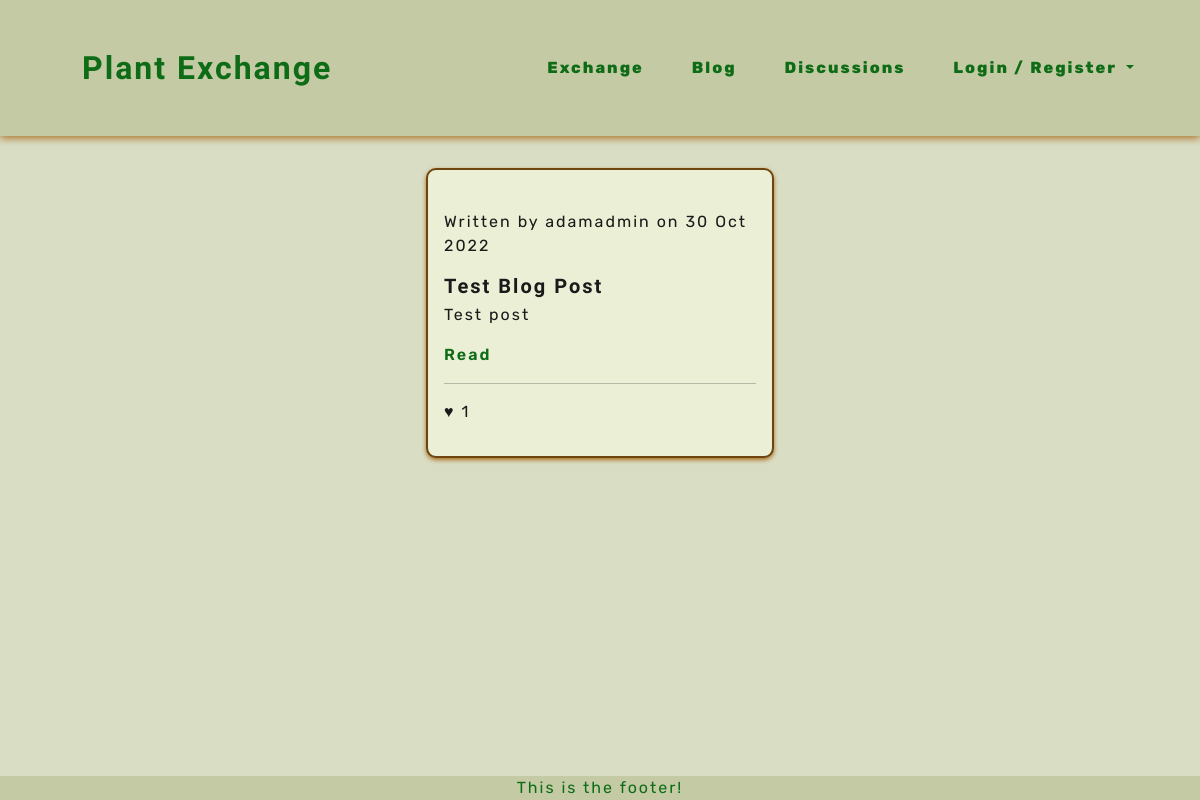
The page /plantblog/ on the database as committed earlier.
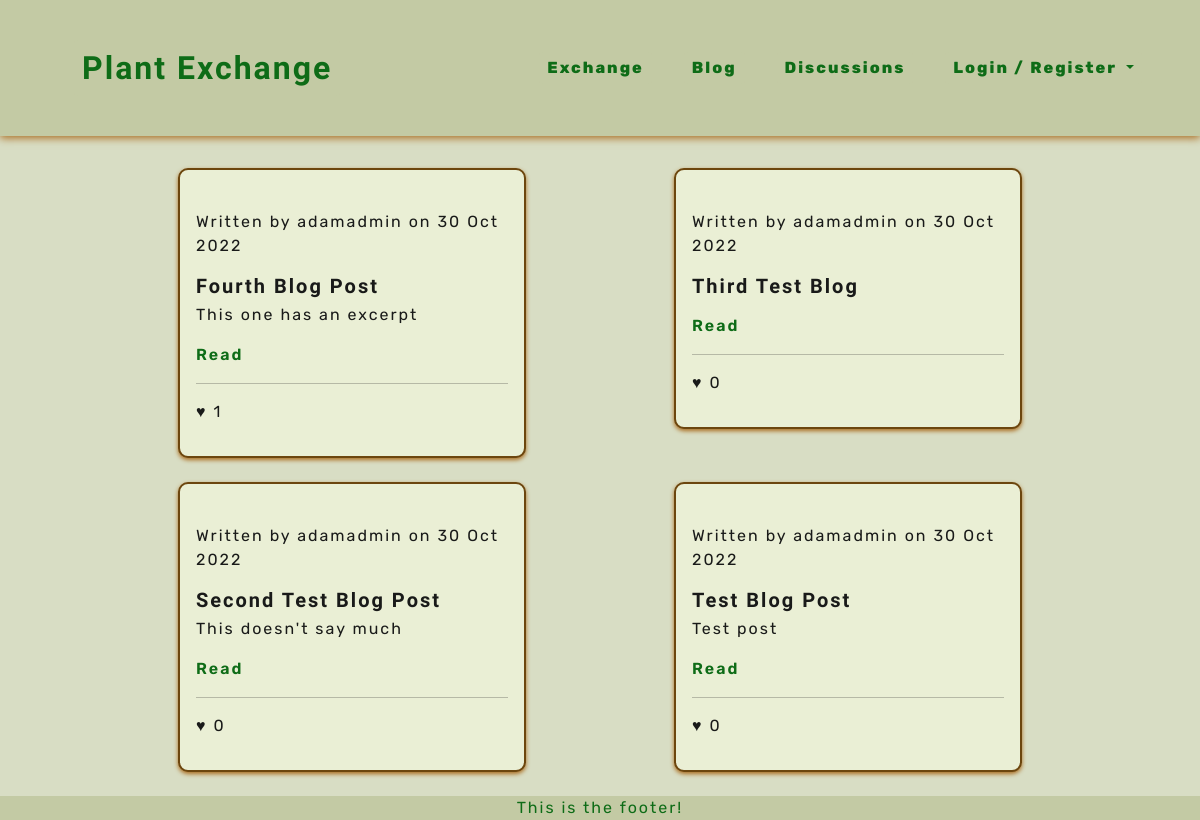
The same page on the database as committed later.
### plantblog/models.py (models this page shows, shortened)
class BlogPost(models.Model):
    title = models.CharField(max_length=200, unique=True)
    author = models.ForeignKey(User, on_delete=models.CASCADE, related_name="blog_posts")
    content = models.TextField()
    image = CloudinaryField('image', default='placeholder')
    excerpt = models.TextField(blank=True)
    created_on = models.DateTimeField(auto_now_add=True)
    updated_on = models.DateTimeField(auto_now=True)
    status = models.IntegerField(choices=STATUS, default=0)
    likes = models.ManyToManyField(User, related_name='blog_likes', blank=True)
    class Meta:
        ordering = ['-created_on']
        get_latest_by = ['created_on']
    def number_of_likes(self):
        return self.likes.count()

### plantblog/views.py (the view)
# urls.py: path('', views.PostList.as_view(), name='blog'),
class PostList(generic.ListView):
    model = BlogPost
    queryset = BlogPost.objects.filter(status=1).order_by('-created_on')
    template_name = 'plantblog/post_list.html'
    paginate_by = 5

### profiles/contexts.py (called while the page is built)
def inbox_messages(request):
    messages = Message.objects.filter(receiver=request.user.id).filter(read=False).count()
    context = {
        'inbox_messages': messages,
    }
    return context

### plantblog/templates/plantblog/post_list.html (shortened to what this page needs)
{% extends 'base.html' %}
{% load static %}
{% block content %}
<section class="container-fluid">
    <div class="col">
        <div class="row">
            <div class="col-12 mt-3 left">
                <div class="row d-flex justify-content-evenly">
                    {% for blogpost in blogpost_list %}
                    <div class="col-md-4">
                        <div class="plant-card mb-4">
                            <div>
                                <div class="image-container">
                                        <div class="image-flash">
                                            <p class="author">Written by {{ blogpost.author }} on {{ blogpost.created_on|date:'d M Y' }}</p>
                                        </div>
                                </div>
                            </div>
                            <div>
                                <h2 class="headings headings-sm">{{ blogpost.title }}</h2>
                                <p>{{ blogpost.excerpt }}</p>
                                <a class="plnt-links" href="{% url 'plantblog:post' post_id=blogpost.id %}" class="blogpost-link">Read</a>
                                <hr>
                                <p>&hearts; {{ blogpost.number_of_likes }}</p>
                            </div>
                        </div>
                    </div>
                        {% if forloop.counter|divisibleby:2 %}
                </div>
                <div class="row d-flex justify-content-evenly">
                    {% endif %}
                    {% endfor %}
                </div>
            </div>
        </div>
</section>
{% endblock content %}

### templates/base.html (shortened to what this page needs)
{% load static %}
<!DOCTYPE html>
<html lang="en">
<head>
    <link rel="stylesheet" href="https://cdn.jsdelivr.net/npm/bootstrap@5.2.2/dist/css/bootstrap.min.css">
    <link rel="stylesheet" href="{% static 'css/style.css' %}">
</head>
<body class="d-flex flex-column h-100">
    {% include 'includes/header.html' %}
    <main class="container-md">
    {% block content %}
    {% endblock %}
    </main>
    {% include 'includes/footer.html' %}
</body>
</html>

### templates/includes/header.html (shortened to what this page needs)
<header>
  <nav id="navbar" class="navbar navbar-expand-lg">
    <div class="container-sm d-flex justify-content-between">
      <a class="navbar-links headings headings-big" href="{% url 'plants:home' %}">Plant Exchange</a>
      <div class="collapse navbar-collapse" id="navbarSupportedContent">
        <ul class="navbar-nav ms-auto mb-2 mb-lg-0">
          {% if user.is_authenticated %}
          <li class="nav-item">
            <a class="nav-link navbar-links" href="{% url 'plants:exchange' %}">Exchange</a>
          </li>
          <li class="nav-item">
            <a class="nav-link navbar-links" href="{% url 'plantblog:blog' %}">Blog</a>
          </li>
          <li class="nav-item">
            <a class="nav-link navbar-links" href="{% url 'forums:forum_list' %}">Discussions</a>
          </li>
          <li class="nav-item">
            <a class="nav-link navbar-links" href="{% url 'profiles:mailbox' %}">Mailbox{% if inbox_messages > 0 %}<span class="new-msg little">{{ inbox_messages }}</span>{% endif %}</a>
          </li>
          <li class="nav-item dropdown">
            <a class="nav-link navbar-links dropdown-toggle" href="#" role="button" data-bs-toggle="dropdown"
              aria-expanded="false">
              Profile / Logout
            </a>
            <ul class="dropdown-menu drop-menu">
              <li><a class="dropdown-item navbar-links navbar-drop-link"
                  href="{% url 'profiles:profile' user_id=request.user.id %}">My Profile</a></li>
              <li><a class="dropdown-item navbar-links navbar-drop-link" href="{% url 'account_logout' %}">Logout</a>
              </li>
            </ul>
          </li>
          {% else %}
          <li class="nav-item">
            <a class="nav-link navbar-links" href="{% url 'plants:exchange' %}">Exchange</a>
          </li>
          <li class="nav-item">
            <a class="nav-link navbar-links" href="{% url 'plantblog:blog' %}">Blog</a>
          </li>
          <li class="nav-item">
            <a class="nav-link navbar-links" href="{% url 'forums:forum_list' %}">Discussions</a>
          </li>
          <li class="nav-item dropdown">
            <a class="nav-link navbar-links dropdown-toggle" href="#" role="button" data-bs-toggle="dropdown"
              aria-expanded="false">
              Login / Register
            </a>
          </li>
          {% endif %}
        </ul>
      </div>
    </div>
  </nav>
</header>

### templates/includes/footer.html
<footer class="footer mt-auto">
    <div class="container-md">
        <div class="text-center">
            This is the footer!
        </div>
    </div>
</footer>

### static/css/style.css (style rules this page uses)
:root { --site-black: #191a19; --site-white: #d8ddc4; --site-whiter: #eaefd5; --site-beige: #c3caa4; --site-dark-brown: #6c460e; --site-med-brown: #996314; --site-light-brown: #aa6c1f; --site-dark-green: #0e6c17; --site-med-green: #469c36; --site-light-green: #5dc64d; }
html { height: 100%; }
body { font-family: "Rubik", sans-serif; color: var(--site-black); font-size: 1rem; letter-spacing: 2px; background-color: var(--site-white); }
.headings { font-family: 'Zen Antique Soft', serif; font-weight: 800; margin: 0.25em 0; }
.headings-big { font-size: 2em; }
.headings-sm { font-size: 1.25em; }
ul { padding: 0; }
li { list-style: none; }
a { text-decoration: none; }
.navbar-links { cursor: pointer; display: inline-block; padding: 0.25rem 0.5rem; color: var(--site-dark-green); background-color: var(--site-beige); font-weight: 800; margin: 1em; border-radius: 4px; transition: color .4s linear, box-shadow .8s linear; }
.plnt-links { cursor: pointer; font-weight: 600; color: var(--site-dark-green); border: none; }
#navbar { margin-bottom: 1em; background-color: var(--site-beige); color: var(--site-dark-green); box-shadow: 0 2px 8px 0 var(--site-light-brown); }
.plant-card { padding: 1em; margin-bottom: 1em; border: 2px solid var(--site-dark-brown); border-radius: 10px; background-color: var(--site-whiter); box-shadow: 0 2px 4px 0 var(--site-light-brown); overflow-wrap: break-word; }
footer { background-color: var(--site-beige); color: var(--site-dark-green); }

Rows that differ between the two databases and show on the page:
added BlogPost: author "adamadmin", created_on "30 Oct 2022", title "Fourth Blog Post", excerpt "This one has an excerpt", number_of_likes "1"
added BlogPost: author "adamadmin", created_on "30 Oct 2022", title "Third Test Blog", number_of_likes "0"
added BlogPost: author "adamadmin", created_on "30 Oct 2022", title "Second Test Blog Post", excerpt "This doesn't say much", number_of_likes "0"
computed for BlogPost "Test Blog Post": number_of_likes "1" → "0"
